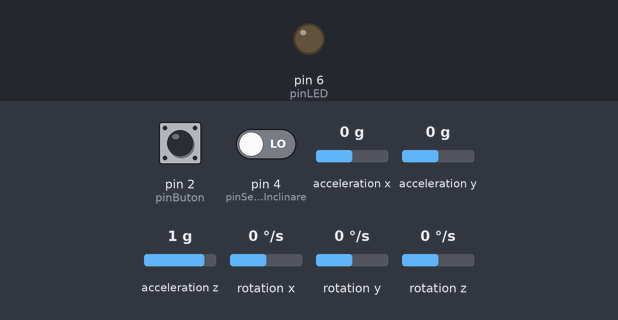
The sketch below on a simulated Arduino Uno, built with avr-gcc and run on an emulated ATmega328P. Shown: output pins drawn as LEDs (lit = HIGH). The test bench sets the inputs (shaded band); at power-on: pin 2 (pinButon) HIGH, pin 4 (pinSenzorInclinare) LOW, acceleration x 0 g, acceleration y 0 g, acceleration z 1 g, rotation x 0 °/s, rotation y 0 °/s, rotation z 0 °/s. No radio packets arrive unless stated.

Above: at 1.2 s.
1.3 s: pin 2 (pinButon) pulled LOW for 0.15 s
At 2.0 s:
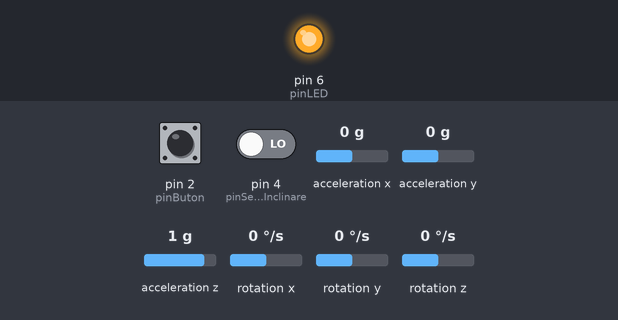
2.9 s: pin 2 (pinButon) pulled LOW for 1 s
At 3.8 s:
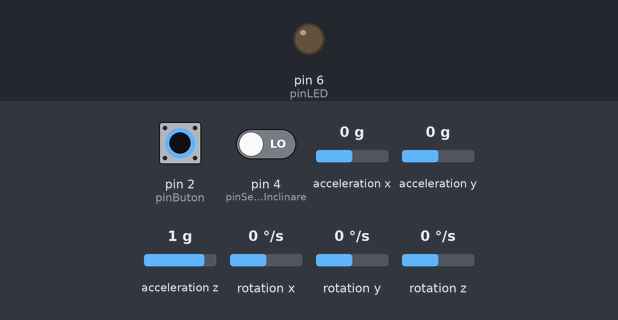
5.4 s: pin 2 (pinButon) pulled LOW for 3.2 s
At 6.8 s:
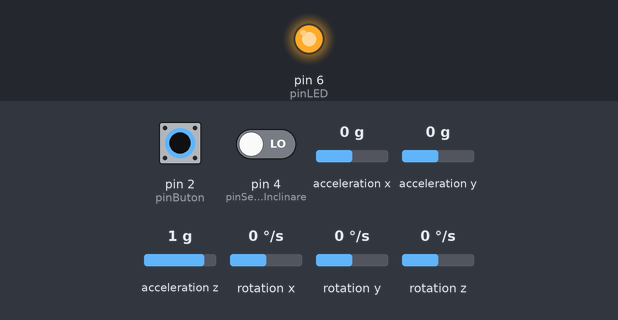
Timing chart, 0 to 8.4 s (numbered marks = the images above; inputs shaded):
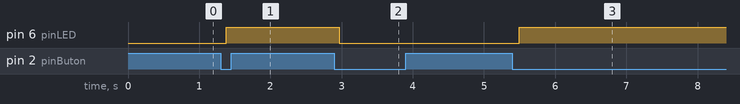

The sketch:

cod_placa_manusa.ino
```cpp
#include <SPI.h>
#include <nRF24L01.h>
#include <RF24.h>
#include "Wire.h"
#include "MPU6050.h"

#define CSN_GPIO    9
#define CE_GPIO     10

const int pinButon = 2;
const int pinLED = 6;
int pinSenzorInclinare = 4;

RF24 radio(CE_GPIO, CSN_GPIO);
MPU6050 senzorAccelGiro;

int16_t accelX, accelY, accelZ;
int16_t giroX, giroY, giroZ;

const uint64_t pipe_arduino1 = 0xE8E8F0F0E1LL;
const uint64_t pipe_arduino2 = 0xE8E8F0F0E2LL;
unsigned char tipComanda = 0;
unsigned char viteza = 0;
unsigned char activ = 0;
unsigned char stareButon = 0;
unsigned char buffer[2];

void setup() {
  Serial.begin(115200);
  pinMode(pinLED, OUTPUT);
  pinMode(pinButon, INPUT);
  pinMode(pinSenzorInclinare, INPUT);

  radio.begin();
  radio.openWritingPipe(pipe_arduino1);
  radio.openWritingPipe(pipe_arduino2);
  radio.setPALevel(RF24_PA_MAX);
  radio.stopListening();
  radio.write(&tipComanda, sizeof(tipComanda));

  Wire.begin();
  senzorAccelGiro.initialize();

  buffer[0] = 0;
  buffer[1] = 0;
}

void loop()
{
  senzorAccelGiro.getMotion6(&accelX, &accelY, &accelZ, &giroX, &giroY, &giroZ);
 if(!(PIND & 0x04)&&(stareButon==0))
  {
      stareButon = 1;
      if(activ==0)
      {
        activ = 1;
      }
      else
      {
        activ = 0;
        PORTD &= 0xF7;
      }
  }
  else if((PIND & 0x04)&&(stareButon==1))
  {
    stareButon = 0;
  }

  if((accelY<=-4000)||((accelY>=4000)))
  {
    if((accelX>=-4000)||((accelX<=4000)))
    {
      if((accelY<=-4000))
      {
          tipComanda = 1;
          viteza = (accelY + 4000)/-2000 + 1;
          if(viteza>5)
          {
            viteza = 5;
          }
      }

      if((accelY>=4000))
      {
          tipComanda = 2;
          viteza = (accelY - 4000)/2000 + 1;
          if(viteza>5)
          {
            viteza = 5;
          }
      }
    }
    else
    {
        tipComanda = 0;
        viteza = 0;
    }
  }
  else if((accelX<=-4000)||((accelX>=4000)))
  {
    if((accelY>=-4000)||((accelY<=4000)))
    {
      if((accelX<=-4000))
      {
          tipComanda = 4;
          viteza = (accelX + 4000)/-2000 + 1;
          if(viteza>5)
          {
            viteza = 5;
          }
      }

      if((accelX>=4000))
      {
          tipComanda = 3;
          viteza = (accelX - 4000)/2000 + 1;
          if(viteza>5)
          {
            viteza = 5;
          }
      }
    }
    else
    {
        tipComanda = 0;
        viteza = 0;
    }
  }
  else
  {
      tipComanda = 0;
      viteza = 0;
  }
  if(activ)
  {
    radio.openWritingPipe(pipe_arduino1);
    buffer[0] = tipComanda;
    buffer[1] = viteza;
    radio.write(&buffer, 2);
    digitalWrite(pinLED, HIGH);
  }
  else
  {
    radio.openWritingPipe(pipe_arduino2);
    buffer[0] = tipComanda;
    buffer[1] = digitalRead(pinSenzorInclinare);
    radio.write(&buffer, 2);
    digitalWrite(pinLED, LOW);
  }
   delay(100);
}
```

Measured:
- after the input at 1.3 s, pin 6 (pinLED): LOW → HIGH after 0.08 s
- after the input at 2.9 s, pin 6 (pinLED): HIGH → LOW after 0.06 s
- after the input at 5.4 s, pin 6 (pinLED): LOW → HIGH after 0.10 s
